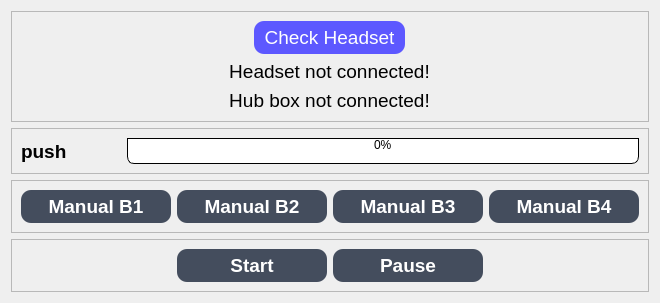
              <widget class="QWidget" name="WeelchairPage">
               <layout class="QVBoxLayout" name="verticalLayout_28">
                <item>
                 <widget class="QFrame" name="frame_40">
                  <property name="frameShape">
                   <enum>QFrame::StyledPanel</enum>
                  </property>
                  <property name="frameShadow">
                   <enum>QFrame::Raised</enum>
                  </property>
                  <layout class="QVBoxLayout" name="verticalLayout_27">
                   <item alignment="Qt::AlignHCenter">
                    <widget class="QPushButton" name="WCCheckBtn">
                     <property name="sizePolicy">
                      <sizepolicy hsizetype="Expanding" vsizetype="Maximum">
                       <horstretch>0</horstretch>
                       <verstretch>0</verstretch>
                      </sizepolicy>
                     </property>
                     <property name="font">
                      <font>
                       <pointsize>14</pointsize>
                      </font>
                     </property>
                     <property name="styleSheet">
                      <string notr="true">QPushButton{
	background-color:rgb(93, 88, 255);
	color:rgb(255, 255, 255);
	padding: 5px 10px; 
	border-top-left-radius: 10px;
	border-top-right-radius: 10px;
	border-bottom-left-radius: 10px;
	border-bottom-right-radius: 10px;
	border-left: 2px solidrgb(135, 153, 184);
	border-right: 2px solidrgb(135, 153, 184);
	border-top: 2px solidrgb(135, 153, 184);
	border-bottom: 2px solidrgb(135, 153, 184);
}
QPushButton:hover{
	background-color:rgb(43, 34, 173);
}
QPushButton:pressed{
	background-color:rgb(126, 255, 247);
}
</string>
                     </property>
                     <property name="text">
                      <string>Check Headset</string>
                     </property>
                     <property name="icon">
                      <iconset resource="resources.qrc">
                       <normaloff>:/icons/icons/headphones.svg</normaloff>:/icons/icons/headphones.svg</iconset>
                     </property>
                     <property name="iconSize">
                      <size>
                       <width>30</width>
                       <height>30</height>
                      </size>
                     </property>
                    </widget>
                   </item>
                   <item alignment="Qt::AlignHCenter">
                    <widget class="QLabel" name="WCHeadLabel">
                     <property name="font">
                      <font>
                       <pointsize>14</pointsize>
                      </font>
                     </property>
                     <property name="text">
                      <string>Headset not connected!</string>
                     </property>
                     <property name="alignment">
                      <set>Qt::AlignCenter</set>
                     </property>
                    </widget>
                   </item>
                   <item alignment="Qt::AlignHCenter">
                    <widget class="QLabel" name="WCStatLabel">
                     <property name="font">
                      <font>
                       <pointsize>14</pointsize>
                      </font>
                     </property>
                     <property name="text">
                      <string>Hub box not connected!</string>
                     </property>
                     <property name="alignment">
                      <set>Qt::AlignCenter</set>
                     </property>
                    </widget>
                   </item>
                  </layout>
                 </widget>
                </item>
                <item>
                 <widget class="QFrame" name="frame_39">
                  <property name="frameShape">
                   <enum>QFrame::StyledPanel</enum>
                  </property>
                  <property name="frameShadow">
                   <enum>QFrame::Raised</enum>
                  </property>
                  <layout class="QHBoxLayout" name="horizontalLayout_23">
                   <item alignment="Qt::AlignLeft">
                    <widget class="QLabel" name="WCLabel">
                     <property name="sizePolicy">
                      <sizepolicy hsizetype="Fixed" vsizetype="Preferred">
                       <horstretch>0</horstretch>
                       <verstretch>0</verstretch>
                      </sizepolicy>
                     </property>
                     <property name="minimumSize">
                      <size>
                       <width>60</width>
                       <height>0</height>
                      </size>
                     </property>
                     <property name="font">
                      <font>
                       <pointsize>14</pointsize>
                       <weight>75</weight>
                       <bold>true</bold>
                      </font>
                     </property>
                     <property name="text">
                      <string>push</string>
                     </property>
                    </widget>
                   </item>
                   <item>
                    <spacer name="horizontalSpacer_20">
                     <property name="orientation">
                      <enum>Qt::Horizontal</enum>
                     </property>
                     <property name="sizeType">
                      <enum>QSizePolicy::Preferred</enum>
                     </property>
                     <property name="sizeHint" stdset="0">
                      <size>
                       <width>40</width>
                       <height>20</height>
                      </size>
                     </property>
                    </spacer>
                   </item>
                   <item>
                    <widget class="QProgressBar" name="WCProgressBar">
                     <property name="styleSheet">
                      <string notr="true">QProgressBar {
border: 1px solid black;
text-align: top;
padding: 1px;
border-bottom-right-radius: 7px;
border-bottom-left-radius: 7px;
background: QLinearGradient( x1: 0, y1: 0, x2: 1, y2: 0,
stop: 0 #fff,
stop: 0.4999 #eee,
stop: 0.5 #ddd,
stop: 1 #eee );
width: 15px;
}

QProgressBar::chunk {
background: QLinearGradient( x1: 0, y1: 0, x2: 1, y2: 0,
stop: 0 #78d,
stop: 0.4999 #46a,
stop: 0.5 #45a,
stop: 1 #238 );
border-bottom-right-radius: 7px;
border-bottom-left-radius: 7px;
border: 1px solid black;
}</string>
                     </property>
                     <property name="value">
                      <number>0</number>
                     </property>
                    </widget>
                   </item>
                  </layout>
                 </widget>
                </item>
                <item>
                 <widget class="QFrame" name="frame_38">
                  <property name="frameShape">
                   <enum>QFrame::StyledPanel</enum>
                  </property>
                  <property name="frameShadow">
                   <enum>QFrame::Raised</enum>
                  </property>
                  <layout class="QHBoxLayout" name="horizontalLayout_22">
                   <item>
                    <widget class="QPushButton" name="WCManualOnBtn_1">
                     <property name="sizePolicy">
                      <sizepolicy hsizetype="Expanding" vsizetype="Maximum">
                       <horstretch>0</horstretch>
                       <verstretch>0</verstretch>
                      </sizepolicy>
                     </property>
                     <property name="minimumSize">
                      <size>
                       <width>150</width>
                       <height>0</height>
                      </size>
                     </property>
                     <property name="font">
                      <font>
                       <pointsize>14</pointsize>
                       <weight>75</weight>
                       <bold>true</bold>
                      </font>
                     </property>
                     <property name="styleSheet">
                      <string notr="true">QPushButton{
	background-color:rgb(68, 77, 93);
	color:rgb(255, 255, 255);
	padding: 5px 10px; 
	border-top-left-radius: 10px;
	border-top-right-radius: 10px;
	border-bottom-left-radius: 10px;
	border-bottom-right-radius: 10px;
	border-left: 2px solidrgb(135, 153, 184);
	border-right: 2px solidrgb(135, 153, 184);
	border-top: 2px solidrgb(135, 153, 184);
	border-bottom: 2px solidrgb(135, 153, 184);
}
QPushButton:hover{
	background-color:rgb(148, 168, 202);
}
QPushButton:pressed{
	background-color:rgb(143, 255, 130);
}
</string>
                     </property>
                     <property name="text">
                      <string>Manual B1</string>
                     </property>
                     <property name="icon">
                      <iconset resource="resources.qrc">
                       <normaloff>:/icons/icons/zap.svg</normaloff>:/icons/icons/zap.svg</iconset>
                     </property>
                     <property name="iconSize">
                      <size>
                       <width>30</width>
                       <height>30</height>
                      </size>
                     </property>
                    </widget>
                   </item>
                   <item>
                    <widget class="QPushButton" name="WCManualOnBtn_2">
                     <property name="sizePolicy">
                      <sizepolicy hsizetype="Expanding" vsizetype="Maximum">
                       <horstretch>0</horstretch>
                       <verstretch>0</verstretch>
                      </sizepolicy>
                     </property>
                     <property name="minimumSize">
                      <size>
                       <width>150</width>
                       <height>0</height>
                      </size>
                     </property>
                     <property name="font">
                      <font>
                       <pointsize>14</pointsize>
                       <weight>75</weight>
                       <bold>true</bold>
                      </font>
                     </property>
                     <property name="styleSheet">
                      <string notr="true">QPushButton{
	background-color:rgb(68, 77, 93);
	color:rgb(255, 255, 255);
	padding: 5px 10px; 
	border-top-left-radius: 10px;
	border-top-right-radius: 10px;
	border-bottom-left-radius: 10px;
	border-bottom-right-radius: 10px;
	border-left: 2px solidrgb(135, 153, 184);
	border-right: 2px solidrgb(135, 153, 184);
	border-top: 2px solidrgb(135, 153, 184);
	border-bottom: 2px solidrgb(135, 153, 184);
}
QPushButton:hover{
	background-color:rgb(148, 168, 202);
}
QPushButton:pressed{
	background-color:rgb(143, 255, 130);
}
</string>
                     </property>
                     <property name="text">
                      <string>Manual B2</string>
                     </property>
                     <property name="icon">
                      <iconset resource="resources.qrc">
                       <normaloff>:/icons/icons/zap.svg</normaloff>:/icons/icons/zap.svg</iconset>
                     </property>
                     <property name="iconSize">
                      <size>
                       <width>30</width>
                       <height>30</height>
                      </size>
                     </property>
                    </widget>
                   </item>
                   <item>
                    <widget class="QPushButton" name="WCManualOnBtn_3">
                     <property name="sizePolicy">
                      <sizepolicy hsizetype="Expanding" vsizetype="Maximum">
                       <horstretch>0</horstretch>
                       <verstretch>0</verstretch>
                      </sizepolicy>
                     </property>
                     <property name="minimumSize">
                      <size>
                       <width>150</width>
                       <height>0</height>
                      </size>
                     </property>
                     <property name="font">
                      <font>
                       <pointsize>14</pointsize>
                       <weight>75</weight>
                       <bold>true</bold>
                      </font>
                     </property>
                     <property name="styleSheet">
                      <string notr="true">QPushButton{
	background-color:rgb(68, 77, 93);
	color:rgb(255, 255, 255);
	padding: 5px 10px; 
	border-top-left-radius: 10px;
	border-top-right-radius: 10px;
	border-bottom-left-radius: 10px;
	border-bottom-right-radius: 10px;
	border-left: 2px solidrgb(135, 153, 184);
	border-right: 2px solidrgb(135, 153, 184);
	border-top: 2px solidrgb(135, 153, 184);
	border-bottom: 2px solidrgb(135, 153, 184);
}
QPushButton:hover{
	background-color:rgb(148, 168, 202);
}
QPushButton:pressed{
	background-color:rgb(143, 255, 130);
}
</string>
                     </property>
                     <property name="text">
                      <string>Manual B3</string>
                     </property>
                     <property name="icon">
                      <iconset resource="resources.qrc">
                       <normaloff>:/icons/icons/zap.svg</normaloff>:/icons/icons/zap.svg</iconset>
                     </property>
                     <property name="iconSize">
                      <size>
                       <width>30</width>
                       <height>30</height>
                      </size>
                     </property>
                    </widget>
                   </item>
                   <item>
                    <widget class="QPushButton" name="WCManualOnBtn_4">
                     <property name="sizePolicy">
                      <sizepolicy hsizetype="Expanding" vsizetype="Maximum">
                       <horstretch>0</horstretch>
                       <verstretch>0</verstretch>
                      </sizepolicy>
                     </property>
                     <property name="minimumSize">
                      <size>
                       <width>150</width>
                       <height>0</height>
                      </size>
                     </property>
                     <property name="font">
                      <font>
                       <pointsize>14</pointsize>
                       <weight>75</weight>
                       <bold>true</bold>
                      </font>
                     </property>
                     <property name="styleSheet">
                      <string notr="true">QPushButton{
	background-color:rgb(68, 77, 93);
	color:rgb(255, 255, 255);
	padding: 5px 10px; 
	border-top-left-radius: 10px;
	border-top-right-radius: 10px;
	border-bottom-left-radius: 10px;
	border-bottom-right-radius: 10px;
	border-left: 2px solidrgb(135, 153, 184);
	border-right: 2px solidrgb(135, 153, 184);
	border-top: 2px solidrgb(135, 153, 184);
	border-bottom: 2px solidrgb(135, 153, 184);
}
QPushButton:hover{
	background-color:rgb(148, 168, 202);
}
QPushButton:pressed{
	background-color:rgb(143, 255, 130);
}
</string>
                     </property>
                     <property name="text">
                      <string>Manual B4</string>
                     </property>
                     <property name="icon">
                      <iconset resource="resources.qrc">
                       <normaloff>:/icons/icons/zap.svg</normaloff>:/icons/icons/zap.svg</iconset>
                     </property>
                     <property name="iconSize">
                      <size>
                       <width>30</width>
                       <height>30</height>
                      </size>
                     </property>
                    </widget>
                   </item>
                  </layout>
                 </widget>
                </item>
                <item>
                 <widget class="QFrame" name="frame_41">
                  <property name="frameShape">
                   <enum>QFrame::StyledPanel</enum>
                  </property>
                  <property name="frameShadow">
                   <enum>QFrame::Raised</enum>
                  </property>
                  <layout class="QHBoxLayout" name="horizontalLayout_24">
                   <item>
                    <spacer name="horizontalSpacer_31">
                     <property name="orientation">
                      <enum>Qt::Horizontal</enum>
                     </property>
                     <property name="sizeHint" stdset="0">
                      <size>
                       <width>40</width>
                       <height>20</height>
                      </size>
                     </property>
                    </spacer>
                   </item>
                   <item alignment="Qt::AlignHCenter">
                    <widget class="QPushButton" name="WCStartBtn">
                     <property name="sizePolicy">
                      <sizepolicy hsizetype="Preferred" vsizetype="Maximum">
                       <horstretch>0</horstretch>
                       <verstretch>0</verstretch>
                      </sizepolicy>
                     </property>
                     <property name="minimumSize">
                      <size>
                       <width>150</width>
                       <height>0</height>
                      </size>
                     </property>
                     <property name="font">
                      <font>
                       <pointsize>14</pointsize>
                       <weight>75</weight>
                       <bold>true</bold>
                      </font>
                     </property>
                     <property name="styleSheet">
                      <string notr="true">QPushButton{
	background-color:rgb(68, 77, 93);
	color:rgb(255, 255, 255);
	padding: 5px 10px; 
	border-top-left-radius: 10px;
	border-top-right-radius: 10px;
	border-bottom-left-radius: 10px;
	border-bottom-right-radius: 10px;
	border-left: 2px solidrgb(135, 153, 184);
	border-right: 2px solidrgb(135, 153, 184);
	border-top: 2px solidrgb(135, 153, 184);
	border-bottom: 2px solidrgb(135, 153, 184);
}
QPushButton:hover{
	background-color:rgb(148, 168, 202);
}
QPushButton:pressed{
	background-color:rgb(106, 255, 156);
}
</string>
                     </property>
                     <property name="text">
                      <string>Start</string>
                     </property>
                     <property name="icon">
                      <iconset resource="resources.qrc">
                       <normaloff>:/icons/icons/fast-forward.svg</normaloff>:/icons/icons/fast-forward.svg</iconset>
                     </property>
                     <property name="iconSize">
                      <size>
                       <width>30</width>
                       <height>30</height>
                      </size>
                     </property>
                    </widget>
                   </item>
                   <item alignment="Qt::AlignHCenter">
                    <widget class="QPushButton" name="WCPauseBtn">
                     <property name="sizePolicy">
                      <sizepolicy hsizetype="Preferred" vsizetype="Maximum">
                       <horstretch>0</horstretch>
                       <verstretch>0</verstretch>
                      </sizepolicy>
                     </property>
                     <property name="minimumSize">
                      <size>
                       <width>150</width>
                       <height>0</height>
                      </size>
                     </property>
                     <property name="font">
                      <font>
                       <pointsize>14</pointsize>
                       <weight>75</weight>
                       <bold>true</bold>
                      </font>
                     </property>
                     <property name="styleSheet">
                      <string notr="true">QPushButton{
	background-color:rgb(68, 77, 93);
	color:rgb(255, 255, 255);
	padding: 5px 10px; 
	border-top-left-radius: 10px;
	border-top-right-radius: 10px;
	border-bottom-left-radius: 10px;
	border-bottom-right-radius: 10px;
	border-left: 2px solidrgb(135, 153, 184);
	border-right: 2px solidrgb(135, 153, 184);
	border-top: 2px solidrgb(135, 153, 184);
	border-bottom: 2px solidrgb(135, 153, 184);
}
QPushButton:hover{
	background-color:rgb(148, 168, 202);
}
QPushButton:pressed{
	background-color:rgb(254, 255, 138);

}
</string>
                     </property>
                     <property name="text">
                      <string>Pause</string>
                     </property>
                     <property name="icon">
                      <iconset resource="resources.qrc">
                       <normaloff>:/icons/icons/pause.svg</normaloff>:/icons/icons/pause.svg</iconset>
                     </property>
                     <property name="iconSize">
                      <size>
                       <width>30</width>
                       <height>30</height>
                      </size>
                     </property>
                    </widget>
                   </item>
                   <item>
                    <spacer name="horizontalSpacer_30">
                     <property name="orientation">
                      <enum>Qt::Horizontal</enum>
                     </property>
                     <property name="sizeHint" stdset="0">
                      <size>
                       <width>40</width>
                       <height>20</height>
                      </size>
                     </property>
                    </spacer>
                   </item>
                  </layout>
                 </widget>
                </item>
               </layout>
              </widget>
